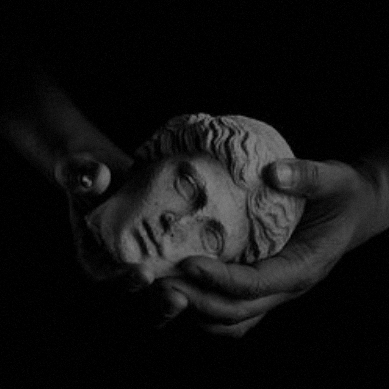
%> input picture assignment1/180050069_180050090_180070053_assignment1_transformations/2/data/statue.png, 389 x 389 px
$ octave --eval "myLinearContrastStretching('../data/statue.png');"   (GNU Octave 9; MATLAB toolbox functions it lacks are replaced by stand-ins)
%> lines starting %> are read from the running program, lines starting %| are printed output that depends on the picture
function myLinearContrastStretching(img)
%> called with img = '../data/statue.png'
    A = imread(img);
%> A is the input picture: size 389x389 uint8; min 0, max 128, mean 16.6
    [rows,columns,colors] = size(A);
%> rows = 389; columns = 389; colors = 1
    out = zeros(size(A));
    mn = [];
    mx = [];
    for i = 1:colors
        layer = A(:,:,i);
        freq = zeros(256);
        total = rows*columns;
        for it = 1:rows
            for jt = 1:columns
                freq(layer(it,jt)+1)=freq(layer(it,jt)+1)+1;
            end
        end
        pre = 0;
        a = min(layer);
        b = max(layer);
        mn = [mn a];
        mx = [mx b];
        for it = 1:256
            pre = pre+freq(it);
            if double(pre)/total >= 0.05
                a = it-1;
                break;
            end
        end
        for it = 256:-1:1
            if double(pre)/total <= 0.95
                b = it-1;
                break;
            end
            pre = pre-freq(it);
        end
        out(:,:,i) = arrayfun(@(x) a+(double(x-a)/(b-a))*255,layer);
    end
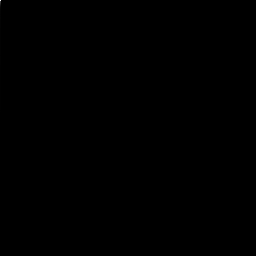
%> freq: size 256x256 double; min 0, max 51357, mean 2.3; drawn with min black and max white
%> after the loop, mn = 389 values from 0 to 0; mx = 389 values, max 128 at index 253, min 9 at index 1, mean 80.32
    subplot(1,2,1), imshow(A), title('original'), colorbar , caxis([min(mn) max(mx)])
    if colors==1
        subplot(1,2,2), imshow(out), title('after LCS'), colorbar, caxis([0 255])
%> after `imshow(out)`:
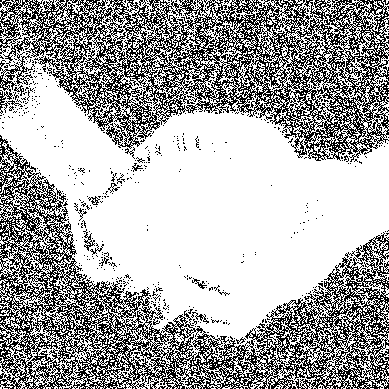
%> displayed picture: size 389x389, on the screen's scale of 0 to 255; 66.1% white; black in thin lines or dots
    else
         subplot(1,2,2), imshow(mat2gray(out)), title('after LCS'), colorbar, caxis([0 255])
    end
%     save('../images/b/b7','out');
end
